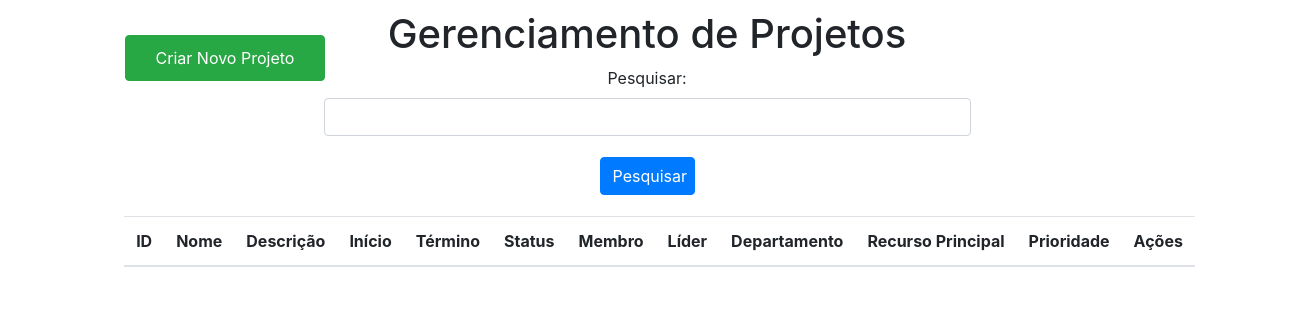
The page /index.php (signed in) on the database as committed earlier.
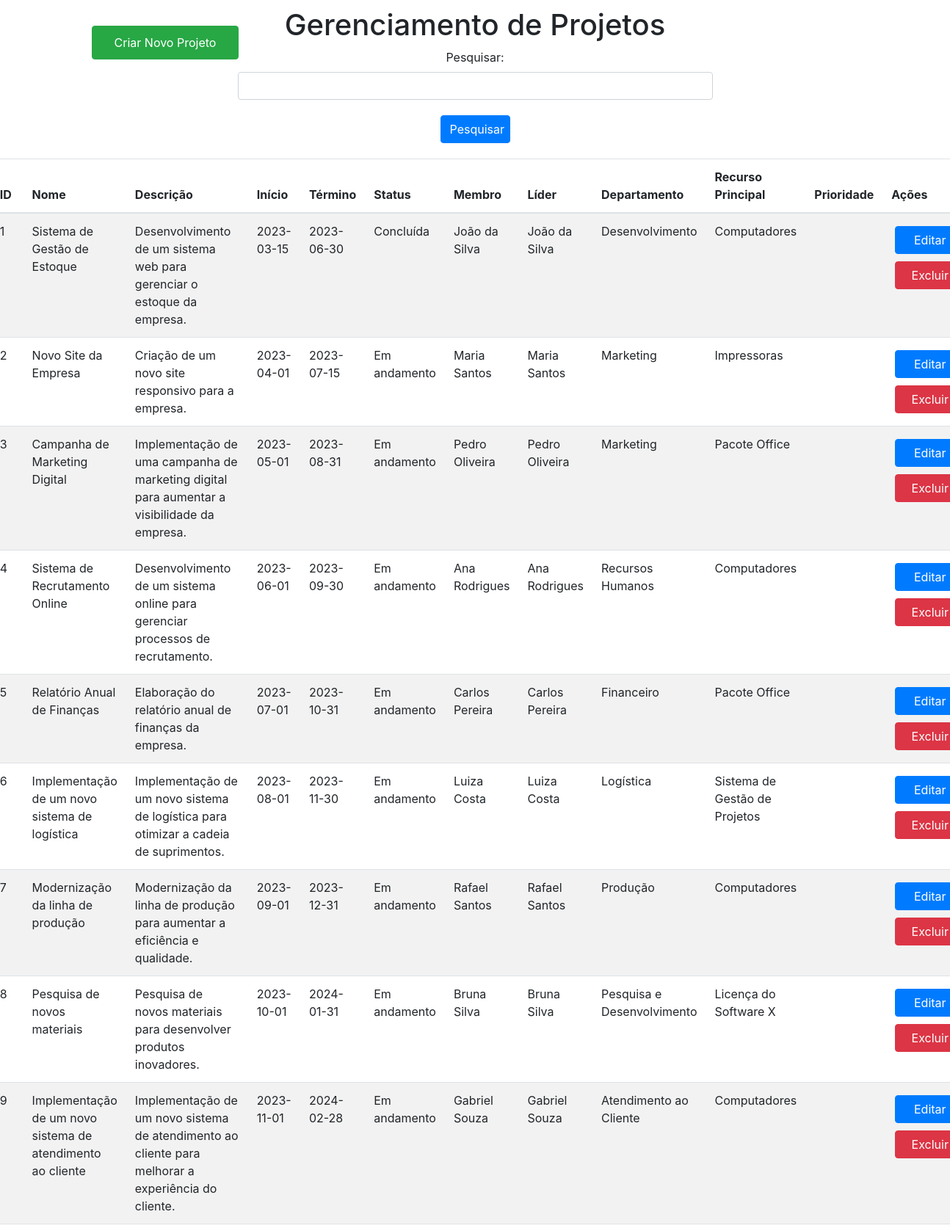
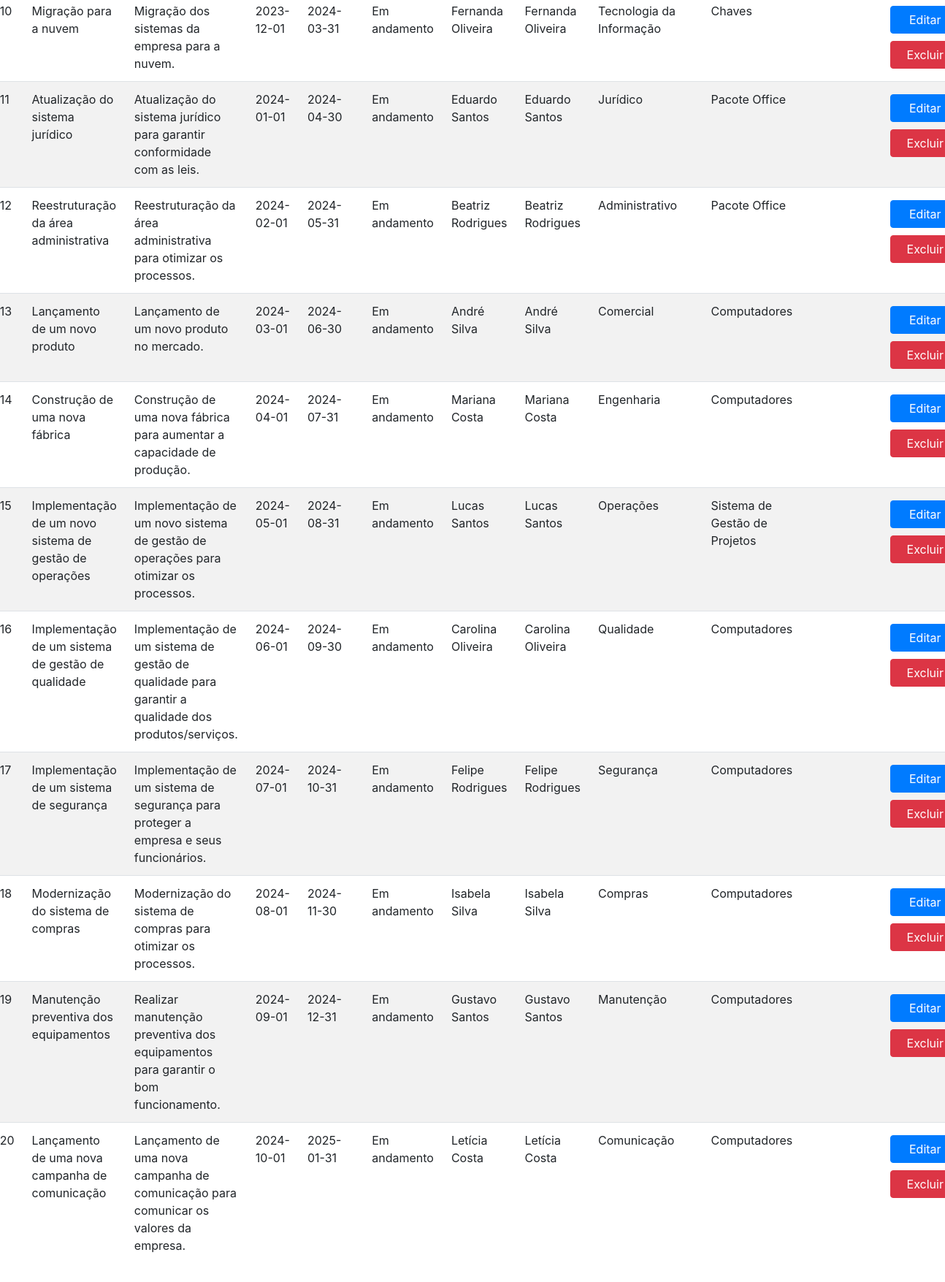
The same page on the database as committed later (2 pictures, top to bottom).
### tables this page shows
CREATE TABLE `projetos` (
  `id` int(11) NOT NULL,
  `nome` varchar(255) NOT NULL,
  `descricao` text DEFAULT NULL,
  `data_inicio` date DEFAULT NULL,
  `data_fim` date DEFAULT NULL,
  `lider_id` int(11) DEFAULT NULL,
  `departamento_id` int(11) DEFAULT NULL,
  `membro_id` int(11) DEFAULT NULL,
  `recurso_principal_id` int(11) DEFAULT NULL,
  `status_id` int(11) DEFAULT NULL,
  `prioridade_id` int(11) DEFAULT NULL
);

CREATE TABLE `status` (
  `id` int(11) NOT NULL,
  `nome` varchar(255) NOT NULL,
  `descricao` text DEFAULT NULL
);

CREATE TABLE `membros` (
  `id` int(11) NOT NULL,
  `nome` varchar(255) NOT NULL,
  `email` varchar(255) NOT NULL,
  `departamento_id` int(11) DEFAULT NULL,
  `funcao` varchar(50) DEFAULT NULL,
  `senha` varchar(255) DEFAULT NULL
);

CREATE TABLE `departamentos` (
  `id` int(11) NOT NULL,
  `nome` varchar(255) NOT NULL,
  `descricao` text DEFAULT NULL
);

CREATE TABLE `recursos` (
  `id` int(11) NOT NULL,
  `tipo` varchar(50) NOT NULL,
  `nome` varchar(255) NOT NULL,
  `descricao` text DEFAULT NULL,
  `quantidade` int(11) DEFAULT NULL
);

### index.php (the view, shortened to what this page needs)
<?php
require_once 'conexao.php';
try {
    $conn = new PDO("mysql:host=$servername;dbname=$dbname;charset=utf8mb4", $username, $password);
    $conn->setAttribute(PDO::ATTR_ERRMODE, PDO::ERRMODE_EXCEPTION);
    $conn->exec("SET NAMES 'utf8mb4'");
    $conn->exec("SET CHARACTER SET utf8mb4");
} catch (PDOException $e) {
    die("Falha na conexão: " . $e->getMessage());
}
function getProjetos($conn, $termo_busca = null)
{
    $sql = "SELECT p.*, m.nome AS membro_nome, m_lider.nome AS lider_nome, s.nome AS status_nome, d.nome AS departamento_nome,
                   r.nome AS recurso_nome, r.id AS recurso_id,
                   pr.nome AS prioridade_nome, pr.id AS prioridade_id
            FROM projetos p
            JOIN membros m ON p.membro_id = m.id
            LEFT JOIN membros m_lider ON p.lider_id = m_lider.id
            LEFT JOIN status s ON p.status_id = s.id
            JOIN departamentos d ON p.departamento_id = d.id
            LEFT JOIN recursos r ON p.recurso_principal_id = r.id
            LEFT JOIN prioridades pr ON p.prioridade_id = pr.id";
    $stmt = $conn->prepare($sql);
    if ($termo_busca) {
        $stmt->execute(['%' . $termo_busca . '%', '%' . $termo_busca . '%', '%' . $termo_busca . '%']);
    } else {
        $stmt->execute();
    }
    return $stmt->fetchAll(PDO::FETCH_ASSOC);
}
$termo_busca = isset($_POST['termo_busca']) ? $_POST['termo_busca'] : null;
$projetos = getProjetos($conn, $termo_busca);
?>
<!DOCTYPE html>
<html>
<head>
    <link rel="stylesheet" href="https://stackpath.bootstrapcdn.com/bootstrap/4.5.2/css/bootstrap.min.css">
</head>
<body>
    <div class="container">
        <button type="button" class="btn btn-success botaoCriacao" data-toggle="modal" data-target="#modalCriacao">
            Criar Novo Projeto
        </button>
        <h1>Gerenciamento de Projetos</h1>
        <div class="pesquisa">
            <form method="post" class="mb-3">
                <div class="form-group">
                    <label for="termo_busca">Pesquisar:</label>
                    <input type="text" class="form-control" id="termo_busca" name="termo_busca" value="<?= isset($_POST['termo_busca']) ? htmlspecialchars($_POST['termo_busca']) : ''; ?>">
                </div>
                <button type="submit" class="btn btn-primary">Pesquisar</button>
            </form>
        </div>
        <table class="table table-striped table-hover">
            <thead>
                <tr>
                    <th>ID</th>
                    <th>Nome</th>
                    <th>Descrição</th>
                    <th>Início</th>
                    <th>Término</th>
                    <th>Status</th>
                    <th>Membro</th>
                    <th>Líder</th>
                    <th>Departamento</th>
                    <th>Recurso Principal</th>
                    <th>Prioridade</th>
                    <th>Ações</th>
                </tr>
            </thead>
            <tbody>
                <?php foreach ($projetos as $projeto): ?>
                    <tr id="projeto-<?= $projeto['id']; ?>" data-nome="<?= htmlspecialchars($projeto['nome']); ?>" data-descricao="<?= htmlspecialchars($projeto['descricao']); ?>" data-data_inicio="<?= $projeto['data_inicio']; ?>" data-data_fim="<?= $projeto['data_fim']; ?>" data-status_id="<?= $projeto['status_id']; ?>" data-membro_id="<?= $projeto['membro_id']; ?>" data-departamento_id="<?= $projeto['departamento_id']; ?>" data-recurso_id="<?= $projeto['recurso_id'] ?? ''; ?>" data-prioridade_id="<?= $projeto['prioridade_id'] ?? ''; ?>" data-lider_id="<?= $projeto['lider_id'] ?? ''; ?>">
                        <td><?= $projeto['id']; ?></td>
                        <td><?= htmlspecialchars($projeto['nome']); ?></td>
                        <td><?= htmlspecialchars($projeto['descricao']); ?></td>
                        <td><?= $projeto['data_inicio']; ?></td>
                        <td><?= $projeto['data_fim']; ?></td>
                        <td><?= htmlspecialchars($projeto['status_nome']); ?></td>
                        <td><?= htmlspecialchars($projeto['membro_nome']); ?></td>
                        <td><?= htmlspecialchars($projeto['lider_nome'] ?? ''); ?></td>
                        <td><?= htmlspecialchars($projeto['departamento_nome']); ?></td>
                        <td><?= $projeto['recurso_nome'] ?? ''; ?></td>
                        <td><?= htmlspecialchars($projeto['prioridade_nome'] ?? '') ?></td>
                        <td>
                            <button class="btn btn-primary editar-btn" data-toggle="modal" data-target="#modalEdicao">Editar</button>
                            <form method="post" style="display:inline;">
                                <button type="submit" class="btn btn-danger excluir-btn" onclick="return confirm('Tem certeza que deseja excluir este projeto?')">Excluir</button>
                            </form>
                        </td>
                    </tr>
                <?php endforeach; ?>
            </tbody>
        </table>
    </div>
</body>
</html>

Rows that differ between the two databases and show on the page:
now on this page (row edited): projetos: id "1", nome "Sistema de Gestão de Estoque", descricao "Desenvolvimento de um sistema web para gerenciar o estoque da empresa.", data_inicio "2023-03-15", data_fim "2023-06-30", status.nome "Concluída", lider.nome "João da Silva", departamento.nome "Desenvolvimento", recurso_principal.nome "Computadores"
now on this page (row edited): projetos: id "2", nome "Novo Site da Empresa", descricao "Criação de um novo site responsivo para a empresa.", data_inicio "2023-04-01", data_fim "2023-07-15", status.nome "Em andamento", lider.nome "Maria Santos", departamento.nome "Marketing", recurso_principal.nome "Impressoras"
now on this page (row edited): projetos: id "3", nome "Campanha de Marketing Digital", descricao "Implementação de uma campanha de marketing digital para aumentar a visibilidade da empresa.", data_inicio "2023-05-01", data_fim "2023-08-31", status.nome "Em andamento", lider.nome "Pedro Oliveira", departamento.nome "Marketing", recurso_principal.nome "Pacote Office"
now on this page (row edited): projetos: id "4", nome "Sistema de Recrutamento Online", descricao "Desenvolvimento de um sistema online para gerenciar processos de recrutamento.", data_inicio "2023-06-01", data_fim "2023-09-30", status.nome "Em andamento", lider.nome "Ana Rodrigues", departamento.nome "Recursos Humanos", recurso_principal.nome "Computadores"
now on this page (row edited): projetos: id "5", nome "Relatório Anual de Finanças", descricao "Elaboração do relatório anual de finanças da empresa.", data_inicio "2023-07-01", data_fim "2023-10-31", status.nome "Em andamento", lider.nome "Carlos Pereira", departamento.nome "Financeiro", recurso_principal.nome "Pacote Office"
now on this page (row edited): projetos: id "6", nome "Implementação de um novo sistema de logística", descricao "Implementação de um novo sistema de logística para otimizar a cadeia de suprimentos.", data_inicio "2023-08-01", data_fim "2023-11-30", status.nome "Em andamento", lider.nome "Luiza Costa", departamento.nome "Logística", recurso_principal.nome "Sistema de Gestão de Projetos"
now on this page (row edited): projetos: id "7", nome "Modernização da linha de produção", descricao "Modernização da linha de produção para aumentar a eficiência e qualidade.", data_inicio "2023-09-01", data_fim "2023-12-31", status.nome "Em andamento", lider.nome "Rafael Santos", departamento.nome "Produção", recurso_principal.nome "Computadores"
now on this page (row edited): projetos: id "8", nome "Pesquisa de novos materiais", descricao "Pesquisa de novos materiais para desenvolver produtos inovadores.", data_inicio "2023-10-01", data_fim "2024-01-31", status.nome "Em andamento", lider.nome "Bruna Silva", departamento.nome "Pesquisa e Desenvolvimento", recurso_principal.nome "Licença do Software X"
now on this page (row edited): projetos: id "9", nome "Implementação de um novo sistema de atendimento ao cliente", descricao "Implementação de um novo sistema de atendimento ao cliente para melhorar a experiência do cliente.", data_inicio "2023-11-01", data_fim "2024-02-28", status.nome "Em andamento", lider.nome "Gabriel Souza", departamento.nome "Atendimento ao Cliente", recurso_principal.nome "Computadores"
now on this page (row edited): projetos: id "10", nome "Migração para a nuvem", descricao "Migração dos sistemas da empresa para a nuvem.", data_inicio "2023-12-01", data_fim "2024-03-31", status.nome "Em andamento", lider.nome "Fernanda Oliveira", departamento.nome "Tecnologia da Informação", recurso_principal.nome "Chaves"
now on this page (row edited): projetos: id "11", nome "Atualização do sistema jurídico", descricao "Atualização do sistema jurídico para garantir conformidade com as leis.", data_inicio "2024-01-01", data_fim "2024-04-30", status.nome "Em andamento", lider.nome "Eduardo Santos", departamento.nome "Jurídico", recurso_principal.nome "Pacote Office"
now on this page (row edited): projetos: id "12", nome "Reestruturação da área administrativa", descricao "Reestruturação da área administrativa para otimizar os processos.", data_inicio "2024-02-01", data_fim "2024-05-31", status.nome "Em andamento", lider.nome "Beatriz Rodrigues", departamento.nome "Administrativo", recurso_principal.nome "Pacote Office"
now on this page (row edited): projetos: id "13", nome "Lançamento de um novo produto", descricao "Lançamento de um novo produto no mercado.", data_inicio "2024-03-01", data_fim "2024-06-30", status.nome "Em andamento", lider.nome "André Silva", departamento.nome "Comercial", recurso_principal.nome "Computadores"
now on this page (row edited): projetos: id "14", nome "Construção de uma nova fábrica", descricao "Construção de uma nova fábrica para aumentar a capacidade de produção.", data_inicio "2024-04-01", data_fim "2024-07-31", status.nome "Em andamento", lider.nome "Mariana Costa", departamento.nome "Engenharia", recurso_principal.nome "Computadores"
now on this page (row edited): projetos: id "15", nome "Implementação de um novo sistema de gestão de operações", descricao "Implementação de um novo sistema de gestão de operações para otimizar os processos.", data_inicio "2024-05-01", data_fim "2024-08-31", status.nome "Em andamento", lider.nome "Lucas Santos", departamento.nome "Operações", recurso_principal.nome "Sistema de Gestão de Projetos"
now on this page (row edited): projetos: id "16", nome "Implementação de um sistema de gestão de qualidade", descricao "Implementação de um sistema de gestão de qualidade para garantir a qualidade dos produtos/serviços.", data_inicio "2024-06-01", data_fim "2024-09-30", status.nome "Em andamento", lider.nome "Carolina Oliveira", departamento.nome "Qualidade", recurso_principal.nome "Computadores"
now on this page (row edited): projetos: id "17", nome "Implementação de um sistema de segurança", descricao "Implementação de um sistema de segurança para proteger a empresa e seus funcionários.", data_inicio "2024-07-01", data_fim "2024-10-31", status.nome "Em andamento", lider.nome "Felipe Rodrigues", departamento.nome "Segurança", recurso_principal.nome "Computadores"
now on this page (row edited): projetos: id "18", nome "Modernização do sistema de compras", descricao "Modernização do sistema de compras para otimizar os processos.", data_inicio "2024-08-01", data_fim "2024-11-30", status.nome "Em andamento", lider.nome "Isabela Silva", departamento.nome "Compras", recurso_principal.nome "Computadores"
now on this page (row edited): projetos: id "19", nome "Manutenção preventiva dos equipamentos", descricao "Realizar manutenção preventiva dos equipamentos para garantir o bom funcionamento.", data_inicio "2024-09-01", data_fim "2024-12-31", status.nome "Em andamento", lider.nome "Gustavo Santos", departamento.nome "Manutenção", recurso_principal.nome "Computadores"
now on this page (row edited): projetos: id "20", nome "Lançamento de uma nova campanha de comunicação", descricao "Lançamento de uma nova campanha de comunicação para comunicar os valores da empresa.", data_inicio "2024-10-01", data_fim "2025-01-31", status.nome "Em andamento", lider.nome "Letícia Costa", departamento.nome "Comunicação", recurso_principal.nome "Computadores"
